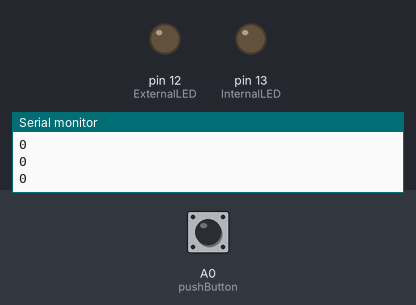
A sketch run on a simulated Arduino Uno, built with avr-gcc and run on an emulated ATmega328P. Parts: output pins drawn as LEDs (lit = HIGH), the last lines printed to the serial monitor. Dashed ring = blinking. Inputs (shaded band) come from the test bench; at power-on: A0 (pushButton) LOW.

Above: at 1.2 s.
1.3 s: A0 (pushButton) pulled HIGH for 3.2 s
At 2.1 s:
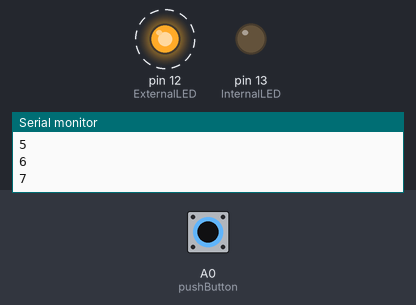
Timing chart, 0 to 5.7 s (numbered marks = the images above; inputs shaded):
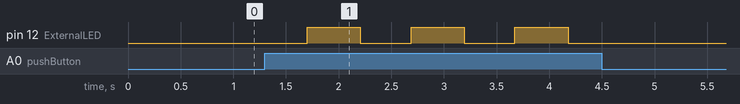

Measured:
- after the input at 1.3 s, pin 12 (ExternalLED): alternates HIGH for 0.51 s and LOW for 0.48 s, 6 changes in all, then stays LOW, starting after 0.40 s

The sketch:

SimpleStateMachine.ino
```cpp
/*
SimpleStateMachine
*/

//---------------Integers-----------------//
//constant integer
  const int InternalLED = 13;
  const int ExternalLED = 12;

// A0 has the pushbutton attached to it. Give it a name
  int pushButton = A0;

// count how many times the button is pressed
  int timesPressed = 0;

//---------------Setup-----------------//

// the setup routine runs once when you press reset:
  void setup() {

// initialize serial communication at 9600 bits per second:
  Serial.begin(9600);

// make the pushbutton's pin an input:
  pinMode(pushButton, INPUT);
  pinMode(ExternalLED, OUTPUT);
  pinMode(InternalLED, OUTPUT);
  }


//---------------Loop-----------------//
// the loop routine runs over and over again forever:
  void loop() {

// read the input pin:
  int buttonState = digitalRead(pushButton);

// delay in between reads for stability
   delay(10); //very quick delay

//count each time the button is pressed
   if (buttonState == HIGH) {
    timesPressed++;
    delay(10); //very quick delay
   }

// print out how many times button has been pressed
   Serial.println(timesPressed);

//state 1: nothing
   if(timesPressed==1){
    digitalWrite(ExternalLED, LOW);
    delay(100); //quick delay
   }
//state 2: nothing
   else if(timesPressed==2) {
    digitalWrite(ExternalLED, LOW);
    delay(100); //quick delay
   }
//state 3: nothing
   else if(timesPressed==3){
    digitalWrite(ExternalLED, LOW);
    delay(100); //quick delay
   }
//state 4: keep light on
   else if(timesPressed==4){
    digitalWrite(ExternalLED, HIGH);
    delay(100); //quick delay
   }
//state 5: keep light on
   else if(timesPressed==5){
    digitalWrite(ExternalLED, HIGH);
    delay(125); //delay
   }
//state 6: keep light on
   else if(timesPressed==6){
    digitalWrite(ExternalLED, HIGH);
    delay(100); //quick delay
   }
//state 7: keep light on
   else if(timesPressed==7){
    digitalWrite(ExternalLED, HIGH);
    delay(100); //quick delay
   }
   else {
// reset the state on 4th click since LED has turned on
    timesPressed=0;
    digitalWrite(ExternalLED, LOW);
    delay(100); //quick delay
   }
  }
```
